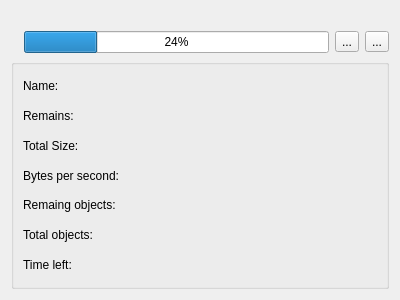
<?xml version="1.0" encoding="UTF-8"?>
<ui version="4.0">
 <class>FileCopyWidget</class>
 <widget class="QWidget" name="FileCopyWidget">
  <property name="geometry">
   <rect>
    <x>0</x>
    <y>0</y>
    <width>400</width>
    <height>300</height>
   </rect>
  </property>
  <property name="windowTitle">
   <string>Form</string>
  </property>
  <layout class="QVBoxLayout" name="verticalLayout_2">
   <item>
    <layout class="QHBoxLayout" name="horizontalLayout_2">
     <item>
      <widget class="QLabel" name="iconLabel">
       <property name="text">
        <string/>
       </property>
      </widget>
     </item>
     <item>
      <layout class="QVBoxLayout" name="verticalLayout">
       <item>
        <widget class="QLabel" name="nameLabel">
         <property name="text">
          <string>&lt;name here&gt;</string>
         </property>
        </widget>
       </item>
       <item>
        <layout class="QHBoxLayout" name="horizontalLayout">
         <item>
          <widget class="QProgressBar" name="progressBar">
           <property name="value">
            <number>24</number>
           </property>
          </widget>
         </item>
         <item>
          <widget class="QToolButton" name="detailsButton">
           <property name="text">
            <string>...</string>
           </property>
           <property name="icon">
            <iconset resource="resources.qrc">
             <normaloff>:/images/icons/FCProgressReveal.png</normaloff>:/images/icons/FCProgressReveal.png</iconset>
           </property>
           <property name="checkable">
            <bool>true</bool>
           </property>
           <property name="checked">
            <bool>false</bool>
           </property>
           <property name="autoExclusive">
            <bool>false</bool>
           </property>
           <property name="popupMode">
            <enum>QToolButton::DelayedPopup</enum>
           </property>
           <property name="toolButtonStyle">
            <enum>Qt::ToolButtonFollowStyle</enum>
           </property>
           <property name="autoRaise">
            <bool>false</bool>
           </property>
           <property name="arrowType">
            <enum>Qt::NoArrow</enum>
           </property>
          </widget>
         </item>
         <item>
          <widget class="QToolButton" name="cancelButton">
           <property name="text">
            <string>...</string>
           </property>
           <property name="icon">
            <iconset resource="resources.qrc">
             <normaloff>:/images/icons/FCProgressStop.png</normaloff>:/images/icons/FCProgressStop.png</iconset>
           </property>
          </widget>
         </item>
        </layout>
       </item>
      </layout>
     </item>
    </layout>
   </item>
   <item>
    <widget class="QGroupBox" name="groupBox">
     <property name="enabled">
      <bool>true</bool>
     </property>
     <property name="sizePolicy">
      <sizepolicy hsizetype="Preferred" vsizetype="Expanding">
       <horstretch>0</horstretch>
       <verstretch>0</verstretch>
      </sizepolicy>
     </property>
     <property name="title">
      <string/>
     </property>
     <layout class="QGridLayout" name="gridLayout">
      <item row="0" column="0">
       <widget class="QLabel" name="label">
        <property name="layoutDirection">
         <enum>Qt::RightToLeft</enum>
        </property>
        <property name="text">
         <string>Name:</string>
        </property>
       </widget>
      </item>
      <item row="0" column="1">
       <widget class="QLabel" name="nameLabel_2">
        <property name="maximumSize">
         <size>
          <width>16777215</width>
          <height>16777215</height>
         </size>
        </property>
        <property name="text">
         <string>&lt;name here&gt;</string>
        </property>
        <property name="wordWrap">
         <bool>true</bool>
        </property>
       </widget>
      </item>
      <item row="1" column="0">
       <widget class="QLabel" name="label_2">
        <property name="layoutDirection">
         <enum>Qt::RightToLeft</enum>
        </property>
        <property name="text">
         <string>Remains:</string>
        </property>
       </widget>
      </item>
      <item row="1" column="1">
       <widget class="QLabel" name="remainsLabel">
        <property name="text">
         <string>&lt;remains&gt;</string>
        </property>
       </widget>
      </item>
      <item row="2" column="0">
       <widget class="QLabel" name="label_3">
        <property name="layoutDirection">
         <enum>Qt::RightToLeft</enum>
        </property>
        <property name="text">
         <string>Total Size:</string>
        </property>
       </widget>
      </item>
      <item row="2" column="1">
       <widget class="QLabel" name="sizeLabel">
        <property name="text">
         <string>&lt;size&gt;</string>
        </property>
       </widget>
      </item>
      <item row="3" column="0">
       <widget class="QLabel" name="label_4">
        <property name="layoutDirection">
         <enum>Qt::RightToLeft</enum>
        </property>
        <property name="text">
         <string>Bytes per second:</string>
        </property>
       </widget>
      </item>
      <item row="3" column="1">
       <widget class="QLabel" name="speedLabel">
        <property name="text">
         <string>&lt;speed&gt;</string>
        </property>
       </widget>
      </item>
      <item row="4" column="0">
       <widget class="QLabel" name="label_5">
        <property name="layoutDirection">
         <enum>Qt::RightToLeft</enum>
        </property>
        <property name="text">
         <string>Remaing objects:</string>
        </property>
       </widget>
      </item>
      <item row="4" column="1">
       <widget class="QLabel" name="remaingObjectLabel">
        <property name="text">
         <string>&lt;remains&gt;</string>
        </property>
       </widget>
      </item>
      <item row="5" column="0">
       <widget class="QLabel" name="label_6">
        <property name="layoutDirection">
         <enum>Qt::RightToLeft</enum>
        </property>
        <property name="text">
         <string>Total objects:</string>
        </property>
       </widget>
      </item>
      <item row="5" column="1">
       <widget class="QLabel" name="totalObjectsLabel">
        <property name="text">
         <string>&lt;remains&gt;</string>
        </property>
       </widget>
      </item>
      <item row="6" column="0">
       <widget class="QLabel" name="label_7">
        <property name="layoutDirection">
         <enum>Qt::RightToLeft</enum>
        </property>
        <property name="text">
         <string>Time left:</string>
        </property>
       </widget>
      </item>
      <item row="6" column="1">
       <widget class="QLabel" name="timeLeftLabel">
        <property name="text">
         <string>&lt;remains&gt;</string>
        </property>
       </widget>
      </item>
     </layout>
    </widget>
   </item>
  </layout>
 </widget>
 <resources>
  <include location="resources.qrc"/>
 </resources>
 <connections>
  <connection>
   <sender>detailsButton</sender>
   <signal>clicked(bool)</signal>
   <receiver>groupBox</receiver>
   <slot>setVisible(bool)</slot>
   <hints>
    <hint type="sourcelabel">
     <x>338</x>
     <y>75</y>
    </hint>
    <hint type="destinationlabel">
     <x>199</x>
     <y>223</y>
    </hint>
   </hints>
  </connection>
 </connections>
</ui>
